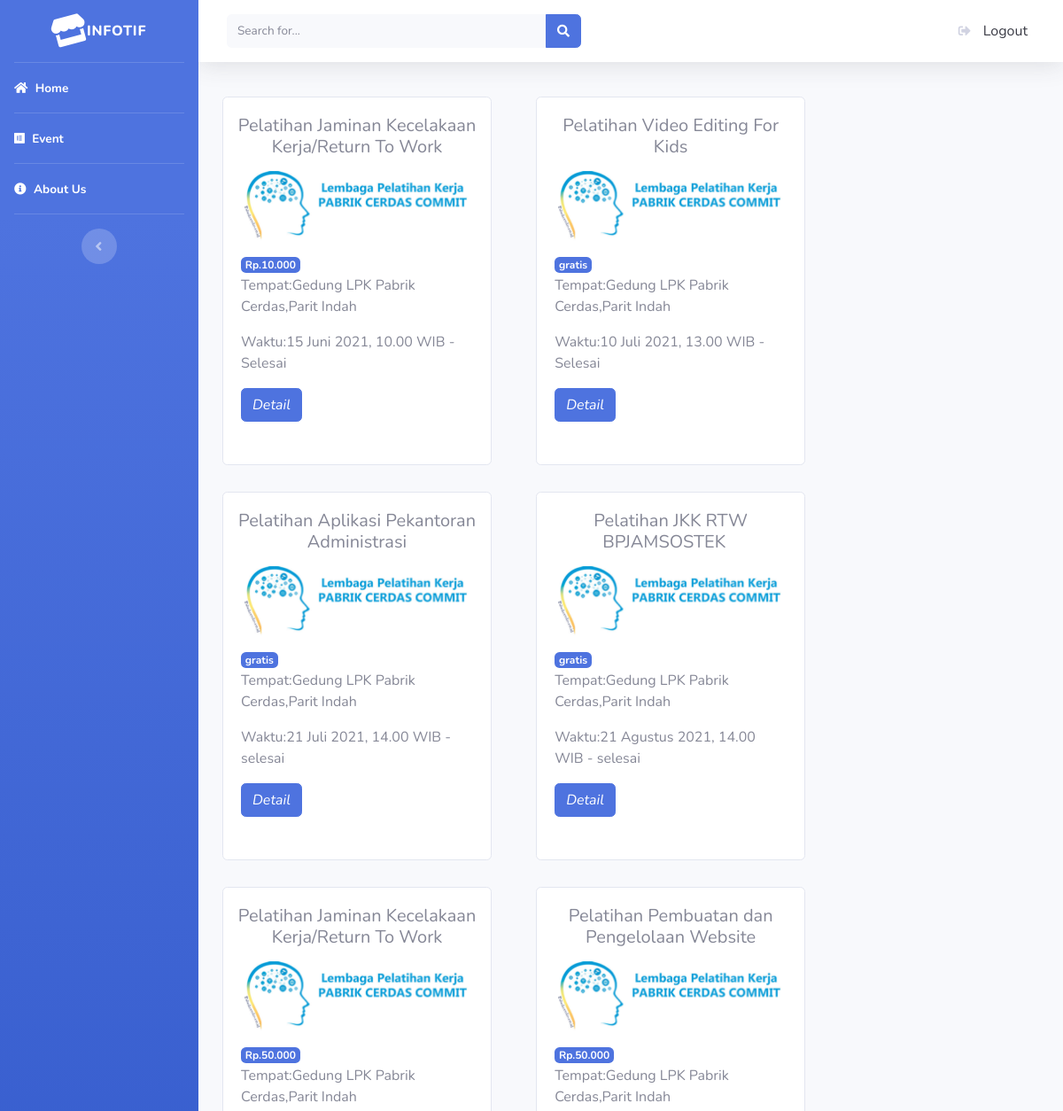
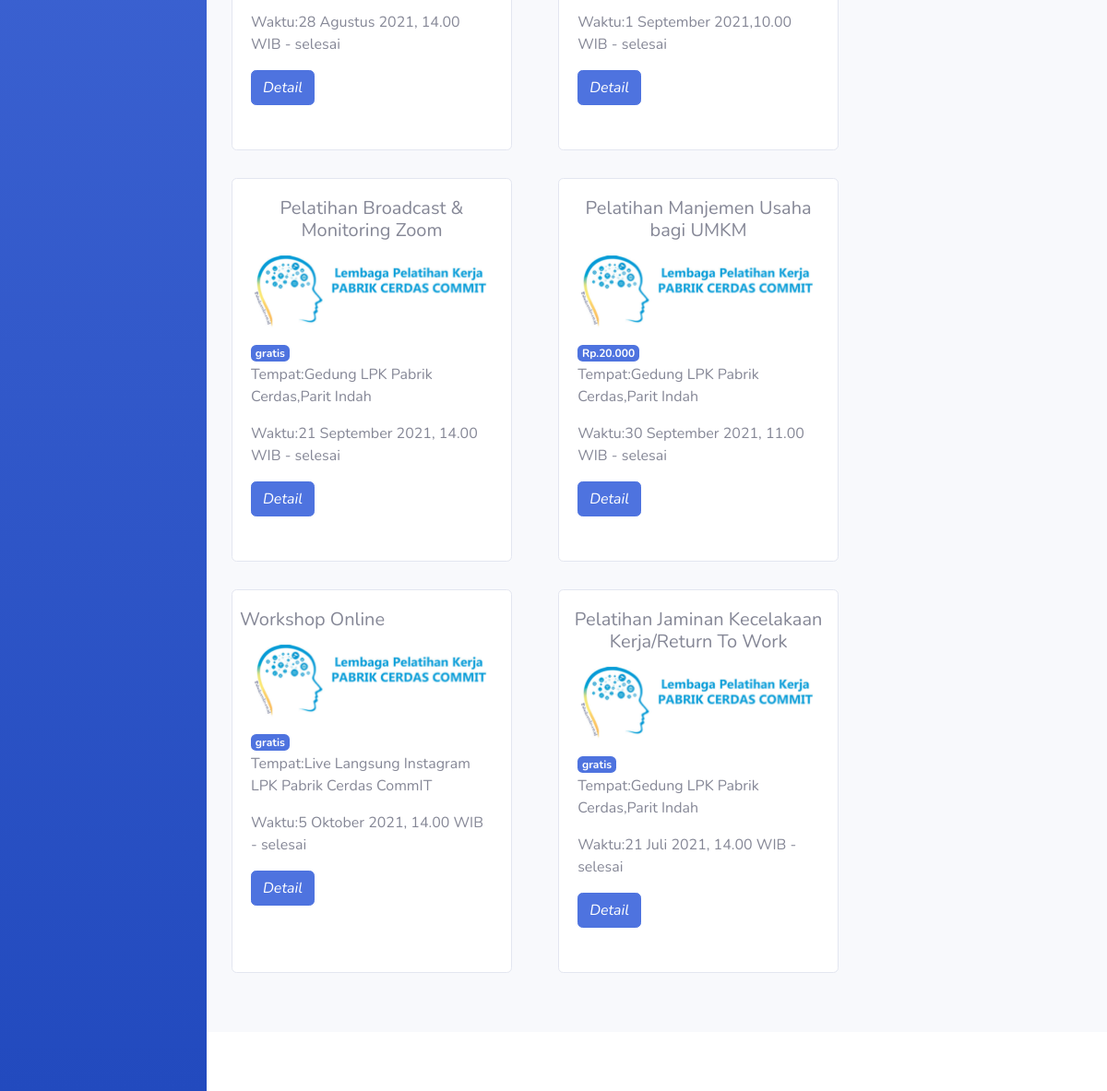
Page /index.php/dashboard/search on the committed database (2 pictures, top to bottom).
### tables this page shows
CREATE TABLE `tb_barang` (
  `id` int(11) NOT NULL,
  `nama_barang` varchar(100) NOT NULL,
  `keterangan` mediumtext NOT NULL,
  `harga` varchar(50) NOT NULL,
  `tempat` varchar(50) NOT NULL,
  `waktu` varchar(50) NOT NULL,
  `waktu_daftar` datetime NOT NULL,
  `gambar` text NOT NULL
);

### application/controllers/dashboard.php (called while the page is built, shortened)
<?php
class Dashboard extends CI_Controller
{
	public function __construct()
	{
		$this->load->model('model_barang');
	}
	public function search()
	{
		$keyword = $this->input->get('keyword');
		$data = $this->model_barang->ambil_data($keyword);
		$data = array(
			'keyword' => $keyword,
			'data' => $data
		);
		$this->load->view('templates/header');
		$this->load->view('templates/sidebarkegiatan');
		$this->load->view('search', $data);
		$this->load->view('templates/footer');
	}
}

### index.php (called while the page is built, shortened)
<?php
require_once BASEPATH.'core/CodeIgniter.php';

### application/models/model_barang.php (called while the page is built, shortened)
<?php
class Model_barang extends CI_Model
{
	public function ambil_data($keyword = null)
	{
		$this->db->select('*');
		$this->db->from('tb_barang');
		return $this->db->get()->result_array();
	}
}

### application/views/search.php (the view, shortened to what this page needs)
<div class="container-fluid">
	<div class="row">
		<?php foreach ($data as $brg) : ?>
			<div class="card" style="width: 19rem; height: 26rem; margin:15px;">
				<div class="card-body">
					<div class="row text-center">
						<h5 class="card-title"><?= $brg['nama_barang'] ?></h5>
					</div>
					<div style="height: 6rem;">
						<img src="<?php echo base_url() . '/assets/img/' . $brg['gambar'] ?>" class="card-img-top" alt="..." style="height: fix-content;"></br>
					</div>
					<span class="badge badge-primary"><?= $brg['harga'] ?></span>
					<p class="card-text">Tempat:<?= $brg['tempat'] ?></p>
					<p class="card-text">Waktu:<?= $brg['waktu'] ?></p>
					<td>
						<?php echo anchor('dashboard/detail/' . $brg['id'], ' <div class="btn btn-primary"><i>Detail</i></div>') ?>
					</td>
				</div>
			</div>
		<?php endforeach; ?>
	</div>
</div>

### rows in the picture
tb_barang: nama_barang "Pelatihan Jaminan Kecelakaan Kerja/Return To Work", gambar (picture), harga "Rp.10.000", tempat "Gedung LPK Pabrik Cerdas,Parit Indah", waktu "15 Juni 2021, 10.00 WIB - Selesai", id "Detail"
tb_barang: nama_barang "Pelatihan Video Editing For Kids", gambar (picture), harga "gratis", tempat "Gedung LPK Pabrik Cerdas,Parit Indah", waktu "10 Juli 2021, 13.00 WIB - Selesai", id "Detail"
tb_barang: nama_barang "Pelatihan Aplikasi Pekantoran Administrasi", gambar (picture), harga "gratis", tempat "Gedung LPK Pabrik Cerdas,Parit Indah", waktu "21 Juli 2021, 14.00 WIB - selesai", id "Detail"
tb_barang: nama_barang "Pelatihan JKK RTW BPJAMSOSTEK⠀", gambar (picture), harga "gratis", tempat "Gedung LPK Pabrik Cerdas,Parit Indah", waktu "21 Agustus 2021, 14.00 WIB - selesai", id "Detail"
tb_barang: nama_barang "Pelatihan Jaminan Kecelakaan Kerja/Return To Work", gambar (picture), harga "Rp.50.000", tempat "Gedung LPK Pabrik Cerdas,Parit Indah", waktu "28 Agustus 2021, 14.00 WIB - selesai", id "Detail"
tb_barang: nama_barang "Pelatihan Pembuatan dan Pengelolaan Website", gambar (picture), harga "Rp.50.000", tempat "Gedung LPK Pabrik Cerdas,Parit Indah", waktu "1 September 2021,10.00 WIB - selesai", id "Detail"
tb_barang: nama_barang "Pelatihan Broadcast & Monitoring Zoom", gambar (picture), harga "gratis", tempat "Gedung LPK Pabrik Cerdas,Parit Indah", waktu "21 September 2021, 14.00 WIB - selesai", id "Detail"
tb_barang: nama_barang "Pelatihan Manjemen Usaha bagi UMKM", gambar (picture), harga "Rp.20.000", tempat "Gedung LPK Pabrik Cerdas,Parit Indah", waktu "30 September 2021, 11.00 WIB - selesai", id "Detail"
tb_barang: nama_barang "Workshop Online", gambar (picture), harga "gratis", tempat "Live Langsung Instagram LPK Pabrik Cerdas CommIT", waktu "5 Oktober 2021, 14.00 WIB - selesai", id "Detail"
tb_barang: nama_barang "Pelatihan Jaminan Kecelakaan Kerja/Return To Work", gambar (picture), harga "gratis", tempat "Gedung LPK Pabrik Cerdas,Parit Indah", waktu "21 Juli 2021, 14.00 WIB - selesai", id "Detail"
